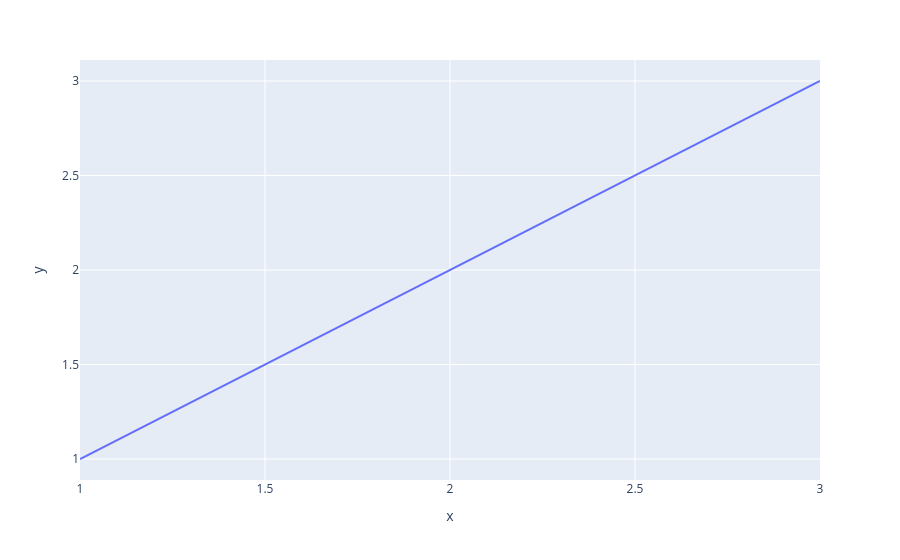

Notebook cell for this chart:
### Code cell
import plotly.express as px
fig = px.line(x=[1,2,3], y=[1,2,3])
fig.show()

### Figure 1 — Plotly figure (JSON) as saved in the notebook; plotly's stock layout.template omitted (floating-point values rounded to 4 significant figures)
{"data": [{"hovertemplate": "x=%{x}<br>y=%{y}<extra></extra>", "legendgroup": "", "line": {"color": "#636efa", "dash": "solid"}, "marker": {"symbol": "circle"}, "mode": "lines", "name": "", "orientation": "v", "showlegend": false, "type": "scatter", "x": [1, 2, 3], "xaxis": "x", "y": [1, 2, 3], "yaxis": "y"}], "layout": {"legend": {"tracegroupgap": 0}, "margin": {"t": 60}, "xaxis": {"anchor": "y", "domain": [0, 1], "title": {"text": "x"}}, "yaxis": {"anchor": "x", "domain": [0, 1], "title": {"text": "y"}}}}
